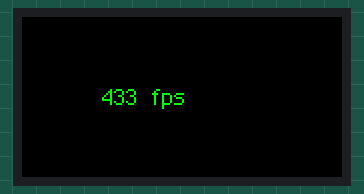
This program was run on a simulated Raspberry Pi Pico running CircuitPython. Shown: 160×80 colour display. What the program prints to the serial console is not drawn.

Above: at 0.18 s.

The program:

display_st7735_fps.py
```python
from math import floor
import board
from display.fps import FPS
import displayio
from adafruit_st7735r import ST7735R
from adafruit_display_text import label
import busio
import terminalio
import time
import microcontroller

try:
    from fourwire import FourWire
except ImportError:
    from displayio import FourWire

# Release any resources currently in use for the displays
displayio.release_displays()

# microcontroller.cpu.frequency = int(133e6)

baudrate = int(microcontroller.cpu.frequency / 2)

print(f'CPU frequency: {microcontroller.cpu.frequency:,}')

spi = busio.SPI(board.GP2, board.GP3)

while not spi.try_lock():
    pass
spi.configure(baudrate=baudrate)
spi.unlock()

tft_cs = board.GP7
tft_dc = board.GP6

displayio.release_displays()
display_bus = FourWire(
    spi, command=tft_dc, chip_select=tft_cs, reset=board.GP5, baudrate=baudrate)

print(f'SPI baudrate: {spi.frequency:,}')

display = ST7735R(display_bus, width=160, height=80,
                  rotation=270, colstart=26, rowstart=1)

#
splash = displayio.Group()
display.root_group = splash

label = label.Label(terminalio.FONT, color=0x00ff00)
label.x = 40
label.y = 40
splash.append(label)

fps = FPS()

while True:
    label.text = f'{round(fps.value())} fps'

# Fading backlight
# while True:
#     now = time.monotonic()
#     if now < last_time + step_time:
#         continue

#     if i > 100:
#         i = 0

#     if i < 50:
#         pwm.duty_cycle = int(i * 2 * pwm_range / steps)
#     else:
#         pwm.duty_cycle = pwm_range - int((i - 50) * 2 * pwm_range / steps)

#     # print('pwm', pwm.duty_cycle)

#     i += 1
#     last_time = now
```

fps.py
```python
import time


class FPS:
    last_time: float
    avg_sum: float
    avg_cycles: int
    avg_period: float
    last_avg: float

    def __init__(self, avg_period: float = 1.0) -> None:
        self.last_time = -1
        self.avg_sum = 0.0
        self.avg_cycles = 1
        self.avg_period = avg_period
        self.last_avg = 0.0

    # TODO: `fix` method

    def value(self) -> float:
        now = time.monotonic()
        elapsed = now - self.last_time
        fps = 1 / (elapsed)

        self.last_time = now

        if elapsed >= self.avg_period:
            self.avg_sum = fps
            self.avg_cycles = 1
        else:
            self.avg_sum += fps
            self.avg_cycles += 1

        return fps

    def avg(self) -> float:
        self.value()
        return self.avg_sum / self.avg_cycles
```
